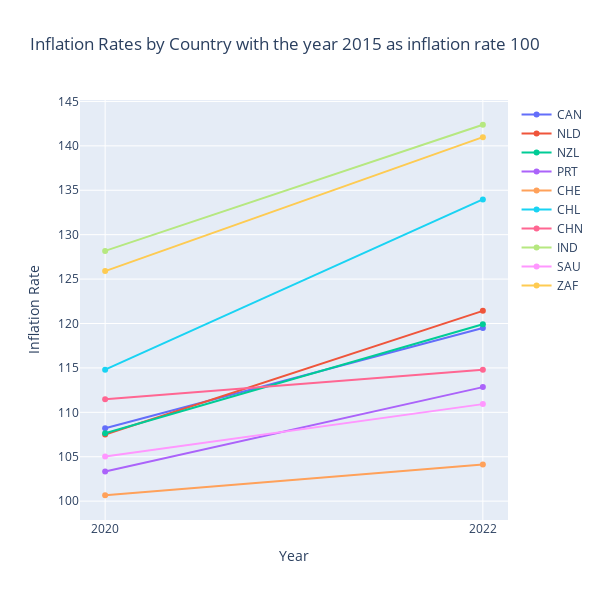

This figure's notebook cell:
### Markdown cell above
## Perspective 1: Inflation has a minimal impact on happiness. 
While inflation is an important economic indicator, its influence on happiness might be overshadowed by other factors. This perspective suggests that while economic stability is crucial, it may not be the sole determinant of happiness. To see if this perspective is valid, three visualisations have been created.

The first visualisation illustrates the increase the inflation between the years 2020 and 2022 per selected country. The lines in the graph represent the increase in inflation for the different countries. In the visualisation can be seen how for every counrty the inflation has increased in 2022. The graph also shows how high the inflation rates are in comparison with the inflation in 2015. The year 2015 got the value of 100, so an inflation rate of 130 means that the inflation got 30% higher in that year in comparison to 2015.

### Code cell
# Define the colors
colors = ['rgb(102,194,165)', 'rgb(252,141,98)', 'rgb(141,160,203)']

# Create the layout
layout = go.Layout(
    xaxis=go.layout.XAxis(
        type='category',  # The x-axis type is categorical
        tickvals=['2020', '2022'],  # Set custom tick values
        ticktext=['2020', '2022'],  # Set custom tick labels
    ),
#     yaxis=go.layout.YAxis(
#         tickformat="%",  # Format the y-axis labels as percentage
#     ),
    width=600,
    height=600
)

# Define the data
data = []
for country in inflation2020['LOCATION'].unique():
    # Extract the data for each country
    country_data_2020 = inflation2020[inflation2020['LOCATION'] == country]
    country_data_2022 = inflation2022[inflation2022['LOCATION'] == country]
    
    # Create a trace for each country
    trace = go.Scatter(
        x=['2020', '2022'],
        y=[country_data_2020['Value'].iloc[0], country_data_2022['Value'].iloc[0]],
        mode='lines+markers',
        name=country,
#         marker=dict(color=colors)  # Randomly assign a color from the predefined colors
    )
    
    data.append(trace)

# Create the figure with data and layout
fig = go.Figure(data=data, layout=layout)

# Update the layout and labels
fig.update_layout(
    title="Inflation Rates by Country with the year 2015 as inflation rate 100",
    xaxis_title="Year",
    yaxis_title="Inflation Rate",
)

# Display the graph
fig.show()

### Figure 1 — Plotly figure (JSON) as saved in the notebook; plotly's stock layout.template omitted (floating-point values rounded to 4 significant figures)
{"data": [{"mode": "lines+markers", "name": "CAN", "type": "scatter", "x": ["2020", "2022"], "y": [108.2, 119.5]}, {"mode": "lines+markers", "name": "NLD", "type": "scatter", "x": ["2020", "2022"], "y": [107.5, 121.4]}, {"mode": "lines+markers", "name": "NZL", "type": "scatter", "x": ["2020", "2022"], "y": [107.6, 119.9]}, {"mode": "lines+markers", "name": "PRT", "type": "scatter", "x": ["2020", "2022"], "y": [103.3, 112.8]}, {"mode": "lines+markers", "name": "CHE", "type": "scatter", "x": ["2020", "2022"], "y": [100.7, 104.1]}, {"mode": "lines+markers", "name": "CHL", "type": "scatter", "x": ["2020", "2022"], "y": [114.8, 134.0]}, {"mode": "lines+markers", "name": "CHN", "type": "scatter", "x": ["2020", "2022"], "y": [111.5, 114.8]}, {"mode": "lines+markers", "name": "IND", "type": "scatter", "x": ["2020", "2022"], "y": [128.2, 142.4]}, {"mode": "lines+markers", "name": "SAU", "type": "scatter", "x": ["2020", "2022"], "y": [105.0, 110.9]}, {"mode": "lines+markers", "name": "ZAF", "type": "scatter", "x": ["2020", "2022"], "y": [125.9, 141.0]}], "layout": {"height": 600, "title": {"text": "Inflation Rates by Country with the year 2015 as inflation rate 100"}, "width": 600, "xaxis": {"ticktext": ["2020", "2022"], "tickvals": ["2020", "2022"], "title": {"text": "Year"}, "type": "category"}, "yaxis": {"title": {"text": "Inflation Rate"}}}}
